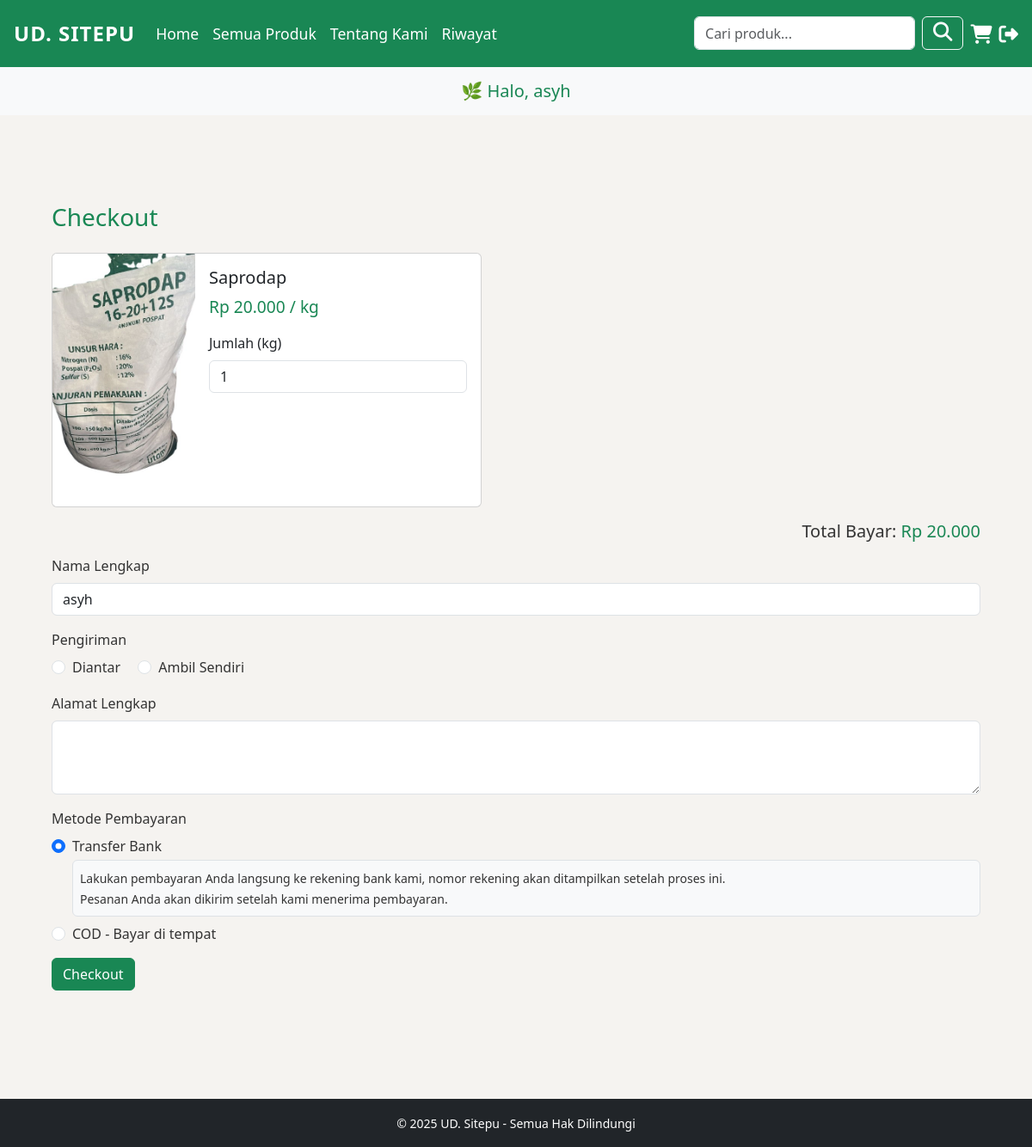
Screenshot of /pelanggan/checkout.php?id=2 (signed in) with the database file from the repository.
### tables this page shows
CREATE TABLE `products` (
  `id` int(11) NOT NULL,
  `name` varchar(100) DEFAULT NULL,
  `price` int(11) DEFAULT NULL,
  `stock` int(11) DEFAULT NULL,
  `image` varchar(255) DEFAULT NULL
);

CREATE TABLE `users` (
  `id` int(11) NOT NULL,
  `name` varchar(100) NOT NULL,
  `email` varchar(100) NOT NULL,
  `password` varchar(255) NOT NULL
);

### pelanggan/checkout.php (the view, shortened to what this page needs)
<?php
include 'inc/db.php';
include 'inc/header.php';
$produkLangsung = null;
$totalBayar = 0;
$jumlahLangsung = 1;
$user_id = $_SESSION['user_id'];
$user = mysqli_fetch_assoc(mysqli_query($conn, "SELECT * FROM users WHERE id = $user_id"));
if (isset($_GET['id'])) {
  $id = $_GET['id'];
  $result = mysqli_query($conn, "SELECT * FROM products WHERE id = '$id'");
  $produkLangsung = mysqli_fetch_assoc($result);
  if ($produkLangsung) {
    $jumlahLangsung = isset($_POST['qty']) ? (int)$_POST['qty'] : 1;
    $totalBayar = $produkLangsung['price'] * $jumlahLangsung;
  }
} elseif (!empty($_SESSION['keranjang'])) {
  foreach ($_SESSION['keranjang'] as $id => $qty) {
    $q = mysqli_query($conn, "SELECT * FROM products WHERE id = '$id'");
    $p = mysqli_fetch_assoc($q);
    $totalBayar += $p['price'] * $qty;
  }
}
?>
<div class="container my-5">
  <h3 class="mb-4 text-success">Checkout</h3>
  <?php if ($produkLangsung): ?>
    <form action="" method="POST" enctype="multipart/form-data">
      <div class="card mb-3" style="max-width: 500px;">
        <div class="row g-0">
          <div class="col-md-4">
            <img src="../uploads/<?= $produkLangsung['image']; ?>" class="img-fluid rounded-start" alt="Produk">
          </div>
          <div class="col-md-8">
            <div class="card-body">
              <h5 class="card-title"><?= $produkLangsung['name']; ?></h5>
              <p class="card-text text-success">Rp <?= number_format($produkLangsung['price'], 0, ',', '.'); ?> / kg</p>
              <div class="mb-3">
                <?php $stokTersedia = $produkLangsung['stock']; ?>
<label for="qty" class="form-label">Jumlah (kg)</label>
<input type="number"
       name="qty"
       id="qty"
       class="form-control"
       value="<?= $jumlahLangsung ?>"
       min="1"
       max="<?= $stokTersedia ?>"
       required
       oninput="cekStok(this)"
       data-stok="<?= $stokTersedia ?>">
              </div>
            </div>
          </div>
        </div>
      </div>
      <h5 class="mb-3 text-end">Total Bayar: <span class="text-success" id="total-display">Rp <?= number_format($totalBayar, 0, ',', '.'); ?></span></h5>
      <div class="mb-3">
        <label for="nama" class="form-label">Nama Lengkap</label>
        <input type="text" name="nama" id="nama" class="form-control" required value="<?= htmlspecialchars($user['name']) ?>">
      </div>
      <div class="mb-3">
        <label class="form-label">Pengiriman</label><br>
        <div class="form-check form-check-inline">
          <input class="form-check-input" type="radio" name="pengiriman" id="antar" value="Diantar" required>
          <label class="form-check-label" for="antar">Diantar</label>
        </div>
        <div class="form-check form-check-inline">
          <input class="form-check-input" type="radio" name="pengiriman" id="ambil" value="Ambil Sendiri">
          <label class="form-check-label" for="ambil">Ambil Sendiri</label>
        </div>
      </div>
      <div class="mb-3">
        <label for="alamat" class="form-label">Alamat Lengkap</label>
        <textarea name="alamat" id="alamat" rows="3" class="form-control" required></textarea>
      </div>
      <div class="mb-3">
  <label class="form-label">Metode Pembayaran</label>
  <div class="form-check">
    <input class="form-check-input" type="radio" name="metode_pembayaran" id="transfer" value="Transfer Bank" checked>
    <label class="form-check-label" for="transfer">
      Transfer Bank
    </label>
    <div class="border rounded p-2 mt-1 bg-light">
      <small>
        Lakukan pembayaran Anda langsung ke rekening bank kami, nomor rekening akan ditampilkan setelah proses ini.<br>
        Pesanan Anda akan dikirim setelah kami menerima pembayaran.
      </small>
    </div>
  </div>
  <div class="form-check mt-2">
    <input class="form-check-input" type="radio" name="metode_pembayaran" id="cod" value="COD - Bayar di tempat">
    <label class="form-check-label" for="cod">
      COD - Bayar di tempat
    </label>
  </div>
</div>
      <button type="submit" class="btn btn-success">Checkout</button>
    </form>
  <?php elseif (!empty($_SESSION['keranjang'])): ?>
    <div class="alert alert-info">Checkout dari keranjang belum ditambahkan.</div>
  <?php else: ?>
    <div class="alert alert-warning">Tidak ada produk yang ingin dibayar.</div>
    <a href="produk.php" class="btn btn-outline-success">Lihat Produk</a>
  <?php endif; ?>
</div>
<?php include 'inc/footer.php'; ?>

### pelanggan/assets/css/style.css (style rules this page uses)
body { font-family: 'Segoe UI', sans-serif; background-color: #f9f9f9; margin: 0; padding: 0; color: #333; }
.container { max-width: 1140px; margin: 0 auto; padding: 15px; }

### pelanggan/inc/header.php (style rules this page uses)
body { background-color: #f5f3f0; }
p { font-size: 1.2em; }

### rows the page displays
products: image (picture), name "Saprodap", price "20.000"
users: nama "asyh"

### other values shown
$_SESSION['username'] "asyh"
